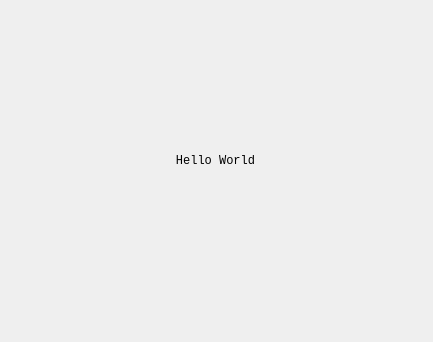
<?xml version="1.0" encoding="UTF-8"?>
<ui version="4.0">
 <class>Dialog</class>
 <widget class="QDialog" name="Dialog">
  <property name="geometry">
   <rect>
    <x>0</x>
    <y>0</y>
    <width>433</width>
    <height>342</height>
   </rect>
  </property>
  <property name="windowTitle">
   <string>Dialog</string>
  </property>
  <widget class="QWidget" name="verticalWidget" native="true">
   <property name="geometry">
    <rect>
     <x>0</x>
     <y>-10</y>
     <width>431</width>
     <height>341</height>
    </rect>
   </property>
   <layout class="QVBoxLayout" name="verticalLayout">
    <item>
     <widget class="QLabel" name="label">
      <property name="font">
       <font>
        <family>Consolas</family>
       </font>
      </property>
      <property name="text">
       <string>Hello World</string>
      </property>
      <property name="alignment">
       <set>Qt::AlignCenter</set>
      </property>
     </widget>
    </item>
   </layout>
  </widget>
 </widget>
 <resources/>
 <connections/>
</ui>
